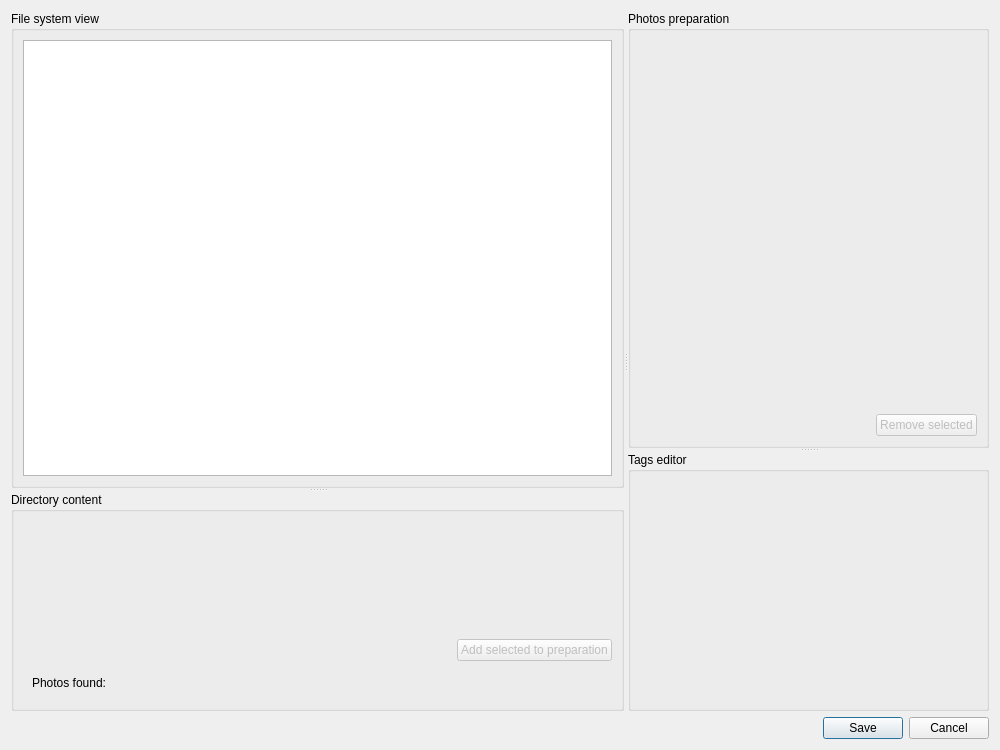
<?xml version="1.0" encoding="UTF-8"?>
<ui version="4.0">
 <class>PhotosAddDialog</class>
 <widget class="QDialog" name="PhotosAddDialog">
  <property name="geometry">
   <rect>
    <x>0</x>
    <y>0</y>
    <width>1000</width>
    <height>750</height>
   </rect>
  </property>
  <property name="windowTitle">
   <string>Add photos</string>
  </property>
  <property name="windowIcon">
   <iconset resource="../images.qrc">
    <normaloff>:/gui/main-ico.svg</normaloff>:/gui/main-ico.svg</iconset>
  </property>
  <layout class="QVBoxLayout" name="verticalLayout">
   <item>
    <widget class="QSplitter" name="splitter_3">
     <property name="orientation">
      <enum>Qt::Horizontal</enum>
     </property>
     <widget class="QWidget" name="leftPanelWidget" native="true">
      <layout class="QVBoxLayout" name="verticalLayout_4">
       <item>
        <widget class="QSplitter" name="splitter">
         <property name="orientation">
          <enum>Qt::Vertical</enum>
         </property>
         <widget class="QGroupBox" name="groupBox">
          <property name="title">
           <string>File system view</string>
          </property>
          <layout class="QVBoxLayout" name="verticalLayout_2">
           <item>
            <widget class="QTreeView" name="browseTree">
             <property name="focusPolicy">
              <enum>Qt::NoFocus</enum>
             </property>
             <layout class="QHBoxLayout" name="horizontalLayout"/>
            </widget>
           </item>
          </layout>
         </widget>
         <widget class="QGroupBox" name="groupBox_2">
          <property name="title">
           <string>Directory content</string>
          </property>
          <layout class="QVBoxLayout" name="verticalLayout_3">
           <item>
            <widget class="ImagesTreeView" name="browseList" native="true">
             <property name="sizePolicy">
              <sizepolicy hsizetype="Expanding" vsizetype="Expanding">
               <horstretch>0</horstretch>
               <verstretch>0</verstretch>
              </sizepolicy>
             </property>
            </widget>
           </item>
           <item>
            <layout class="QHBoxLayout" name="horizontalLayout_3">
             <item>
              <spacer name="horizontalSpacer">
               <property name="orientation">
                <enum>Qt::Horizontal</enum>
               </property>
               <property name="sizeHint" stdset="0">
                <size>
                 <width>40</width>
                 <height>20</height>
                </size>
               </property>
              </spacer>
             </item>
             <item>
              <widget class="QPushButton" name="addSelectionButton">
               <property name="enabled">
                <bool>false</bool>
               </property>
               <property name="toolTip">
                <string>&lt;html&gt;&lt;head/&gt;&lt;body&gt;&lt;p&gt;Adds selected photos to 'Photos preparation' area where you can edit photo's information before adding it to collection.&lt;/p&gt;&lt;/body&gt;&lt;/html&gt;</string>
               </property>
               <property name="text">
                <string>Add selected to preparation</string>
               </property>
              </widget>
             </item>
            </layout>
           </item>
           <item>
            <widget class="QWidget" name="loadWidget" native="true">
             <property name="visible">
              <bool>false</bool>
             </property>
             <layout class="QHBoxLayout" name="horizontalLayout_2">
              <item>
               <widget class="QLabel" name="loadText">
                <property name="text">
                 <string>Photos found:</string>
                </property>
               </widget>
              </item>
              <item>
               <widget class="QLabel" name="loadProgressValue"/>
              </item>
             </layout>
            </widget>
           </item>
          </layout>
         </widget>
        </widget>
       </item>
      </layout>
     </widget>
     <widget class="QWidget" name="rightPanelWidget" native="true">
      <layout class="QVBoxLayout" name="verticalLayout_5">
       <item>
        <widget class="QSplitter" name="splitter_2">
         <property name="orientation">
          <enum>Qt::Vertical</enum>
         </property>
         <widget class="QGroupBox" name="groupBox_3">
          <property name="title">
           <string>Photos preparation</string>
          </property>
          <layout class="QVBoxLayout" name="verticalLayout_7">
           <item>
            <widget class="ImagesTreeView" name="photosView" native="true">
             <property name="sizePolicy">
              <sizepolicy hsizetype="Expanding" vsizetype="Expanding">
               <horstretch>0</horstretch>
               <verstretch>0</verstretch>
              </sizepolicy>
             </property>
            </widget>
           </item>
           <item>
            <layout class="QHBoxLayout" name="horizontalLayout_4">
             <item>
              <spacer name="horizontalSpacer_2">
               <property name="orientation">
                <enum>Qt::Horizontal</enum>
               </property>
               <property name="sizeHint" stdset="0">
                <size>
                 <width>40</width>
                 <height>20</height>
                </size>
               </property>
              </spacer>
             </item>
             <item>
              <widget class="QPushButton" name="removeSelectedButton">
               <property name="enabled">
                <bool>false</bool>
               </property>
               <property name="toolTip">
                <string>&lt;html&gt;&lt;head/&gt;&lt;body&gt;&lt;p&gt;Remove selected photos from preparation area.&lt;/p&gt;&lt;/body&gt;&lt;/html&gt;</string>
               </property>
               <property name="text">
                <string>Remove selected</string>
               </property>
              </widget>
             </item>
            </layout>
           </item>
          </layout>
         </widget>
         <widget class="QGroupBox" name="groupBox_4">
          <property name="title">
           <string>Tags editor</string>
          </property>
          <layout class="QVBoxLayout" name="verticalLayout_6">
           <item>
            <widget class="TagEditorWidget" name="tagsEditor" native="true">
             <property name="sizePolicy">
              <sizepolicy hsizetype="Expanding" vsizetype="Expanding">
               <horstretch>0</horstretch>
               <verstretch>0</verstretch>
              </sizepolicy>
             </property>
            </widget>
           </item>
          </layout>
         </widget>
        </widget>
       </item>
      </layout>
     </widget>
    </widget>
   </item>
   <item>
    <widget class="QDialogButtonBox" name="buttonBox">
     <property name="focusPolicy">
      <enum>Qt::StrongFocus</enum>
     </property>
     <property name="toolTip">
      <string>&lt;html&gt;&lt;head/&gt;&lt;body&gt;&lt;p&gt;Save - saves prepared photos in collection.&lt;br/&gt;Cancel - discards all changes.&lt;/p&gt;&lt;/body&gt;&lt;/html&gt;</string>
     </property>
     <property name="standardButtons">
      <set>QDialogButtonBox::Cancel|QDialogButtonBox::Save</set>
     </property>
    </widget>
   </item>
  </layout>
 </widget>
 <customwidgets>
  <customwidget>
   <class>ImagesTreeView</class>
   <extends>QWidget</extends>
   <header>views/images_tree_view.hpp</header>
   <container>1</container>
  </customwidget>
  <customwidget>
   <class>TagEditorWidget</class>
   <extends>QWidget</extends>
   <header>widgets/tag_editor/tag_editor_widget.hpp</header>
   <container>1</container>
  </customwidget>
 </customwidgets>
 <tabstops>
  <tabstop>buttonBox</tabstop>
  <tabstop>browseTree</tabstop>
 </tabstops>
 <resources>
  <include location="../images.qrc"/>
 </resources>
 <connections/>
</ui>
